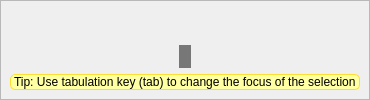
       <widget class="QWidget" name="page_init">
        <property name="styleSheet">
         <string notr="true">#page_init{background-image: url(:/images/background.jpg);}</string>
        </property>
        <layout class="QVBoxLayout" name="_2sdgdf">
         <property name="spacing">
          <number>0</number>
         </property>
         <property name="leftMargin">
          <number>0</number>
         </property>
         <property name="topMargin">
          <number>0</number>
         </property>
         <property name="rightMargin">
          <number>0</number>
         </property>
         <property name="bottomMargin">
          <number>0</number>
         </property>
         <item>
          <widget class="QFrame" name="frameLoading">
           <property name="autoFillBackground">
            <bool>false</bool>
           </property>
           <property name="styleSheet">
            <string notr="true">#frameLoading {border-image: url(:/images/empty.png);border-width: 0px;}</string>
           </property>
           <property name="frameShape">
            <enum>QFrame::StyledPanel</enum>
           </property>
           <property name="frameShadow">
            <enum>QFrame::Raised</enum>
           </property>
           <layout class="QVBoxLayout" name="verticalLayout_40">
            <item>
             <spacer name="spacer">
              <property name="orientation">
               <enum>Qt::Vertical</enum>
              </property>
              <property name="sizeHint" stdset="0">
               <size>
                <width>0</width>
                <height>0</height>
               </size>
              </property>
             </spacer>
            </item>
            <item>
             <layout class="QHBoxLayout" name="_2">
              <item>
               <spacer name="horizontalSpacer_loading_9">
                <property name="orientation">
                 <enum>Qt::Horizontal</enum>
                </property>
                <property name="sizeHint" stdset="0">
                 <size>
                  <width>40</width>
                  <height>20</height>
                 </size>
                </property>
               </spacer>
              </item>
              <item>
               <widget class="QLabel" name="label_connecting_status">
                <property name="font">
                 <font>
                  <pointsize>15</pointsize>
                  <weight>75</weight>
                  <bold>true</bold>
                 </font>
                </property>
                <property name="styleSheet">
                 <string notr="true">background-image: url(:/images/empty.png);
color: rgb(255, 255, 255);
background-color: rgba(0, 0, 0, 128);</string>
                </property>
               </widget>
              </item>
              <item>
               <spacer name="horizontalSpacer_loading_10">
                <property name="orientation">
                 <enum>Qt::Horizontal</enum>
                </property>
                <property name="sizeHint" stdset="0">
                 <size>
                  <width>40</width>
                  <height>20</height>
                 </size>
                </property>
               </spacer>
              </item>
             </layout>
            </item>
            <item>
             <widget class="QLabel" name="loadingTip">
              <property name="styleSheet">
               <string notr="true">background-color: rgb(255, 255, 163);
border: 1px solid rgb(255, 221, 50);
border-radius:5px;
color: rgb(0, 0, 0);</string>
              </property>
              <property name="text">
               <string>Tip: Use tabulation key (tab) to change the focus of the selection</string>
              </property>
             </widget>
            </item>
           </layout>
           <zorder>spacer</zorder>
           <zorder>loadingTip</zorder>
          </widget>
         </item>
        </layout>
       </widget>
